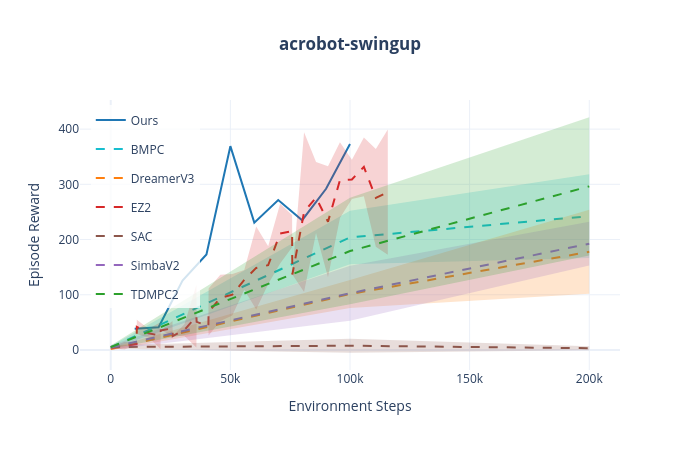
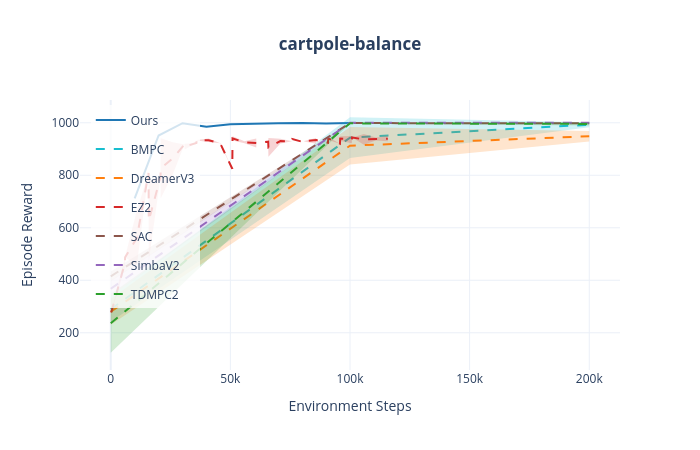
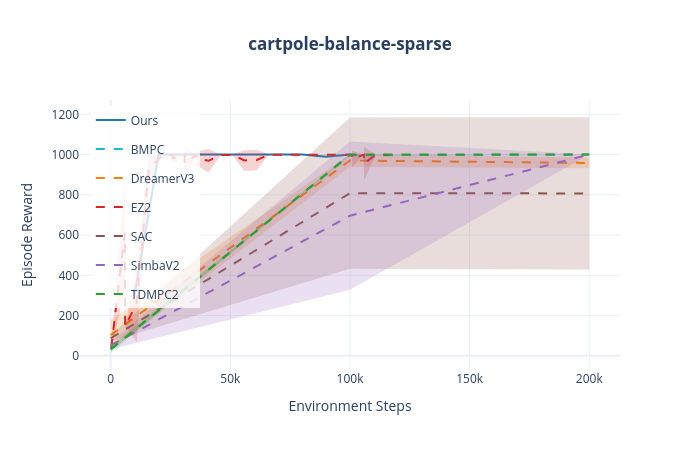
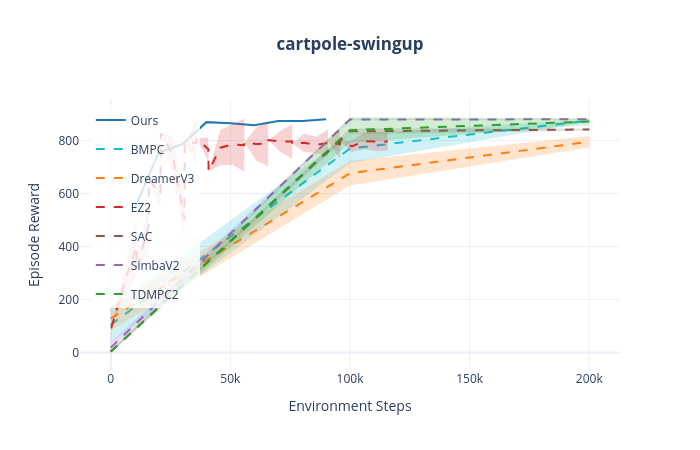

Notebook cell for these charts, in order:
### Code cell
# Show all individual plots
for task, fig in figures.items():
    fig.show()

### Figure 1 — Plotly figure (JSON) as saved in the notebook; plotly's stock layout.template omitted (floating-point values rounded to 4 significant figures)
{"data": [{"fill": "toself", "fillcolor": "rgba(31,119,180,0.2)", "hoverinfo": "skip", "legendgroup": "Ours", "line": {"color": "rgba(0,0,0,0)"}, "showlegend": false, "type": "scatter", "x": [10000, 20000, 30000, 40000, 50000, 60000, 70000, 80000, 90000, 100000, 100000, 90000, 80000, 70000, 60000, 50000, 40000, 30000, 20000, 10000], "y": [38.41, 41.13, 125.6, 173.0, 369.1, 230.7, 271.6, 235.0, 291.9, 373.1, 373.1, 291.9, 235.0, 271.6, 230.7, 369.1, 173.0, 125.6, 41.13, 38.41]}, {"hovertemplate": "Ours<br>Step: %{x:,}<br>Reward: %{y:.1f}<extra></extra>", "legendgroup": "Ours", "line": {"color": "#1f77b4", "width": 2}, "mode": "lines", "name": "Ours", "showlegend": true, "type": "scatter", "x": [10000, 20000, 30000, 40000, 50000, 60000, 70000, 80000, 90000, 100000], "y": [38.41, 41.13, 125.6, 173.0, 369.1, 230.7, 271.6, 235.0, 291.9, 373.1]}, {"fill": "toself", "fillcolor": "rgba(23,190,207,0.2)", "hoverinfo": "skip", "legendgroup": "BMPC", "line": {"color": "rgba(0,0,0,0)"}, "showlegend": false, "type": "scatter", "x": [0, 100000, 200000, 200000, 100000, 0], "y": [7.379, 252.2, 318.1, 166.6, 155.4, 1.884]}, {"hovertemplate": "BMPC<br>Step: %{x:,}<br>Reward: %{y:.1f}<extra></extra>", "legendgroup": "BMPC", "line": {"color": "#17becf", "dash": "dash", "width": 2}, "mode": "lines", "name": "BMPC", "showlegend": true, "type": "scatter", "x": [0, 100000, 200000], "y": [4.631, 203.8, 242.3]}, {"fill": "toself", "fillcolor": "rgba(255,127,14,0.2)", "hoverinfo": "skip", "legendgroup": "DreamerV3", "line": {"color": "rgba(0,0,0,0)"}, "showlegend": false, "type": "scatter", "x": [0, 100000, 200000, 200000, 100000, 0], "y": [3.56, 126.5, 253.8, 101.6, 75.98, -0.6271]}, {"hovertemplate": "DreamerV3<br>Step: %{x:,}<br>Reward: %{y:.1f}<extra></extra>", "legendgroup": "DreamerV3", "line": {"color": "#ff7f0e", "dash": "dash", "width": 2}, "mode": "lines", "name": "DreamerV3", "showlegend": true, "type": "scatter", "x": [0, 100000, 200000], "y": [1.467, 101.3, 177.7]}, {"fill": "toself", "fillcolor": "rgba(214,39,40,0.2)", "hoverinfo": "skip", "legendgroup": "EZ2", "line": {"color": "rgba(0,0,0,0)"}, "showlegend": false, "type": "scatter", "x": [200, 5900, 10800, 10900, 15800, 20800, 20900, 25800, 25900, 30800, 35800, 35900, 40800, 40900, 45800, 50800, 55800, 60800, 65800, 70800, 75800, 75900, 80800, 85800, 90800, 95800, 100800, 105800, 110800, 115800, 115800, 110800, 105800, 100800, 95800, 90800, 85800, 80800, 75900, 75800, 70800, 65800, 60800, 55800, 50800, 45800, 40900, 40800, 35900, 35800, 30800, 25900, 25800, 20900, 20800, 15800, 10900, 10800, 5900, 200], "y": [5.417, 15.04, 10.65, 54.76, 38.23, 49.99, 35.39, 52.35, 25.17, 46.67, 118.2, 50.86, 43.34, 111.2, 136.2, 137.6, 144.9, 223.8, 187.8, 264.9, 244.3, 136.6, 394.5, 340.4, 332.9, 376.3, 344.4, 384.7, 363.9, 399.3, 172.6, 186.8, 278.6, 273.4, 238.8, 131.7, 211.8, 105.2, 136.6, 186.1, 156.8, 119.4, 73.46, 108.9, 62.51, 52.36, 26.3, 43.34, 50.86, 4.606, 25.25, 25.17, 26.07, 35.39, 1.723, 22.37, 28.78, 10.65, 0.802, 2.676]}, {"hovertemplate": "EZ2<br>Step: %{x:,}<br>Reward: %{y:.1f}<extra></extra>", "legendgroup": "EZ2", "line": {"color": "#d62728", "dash": "dash", "width": 2}, "mode": "lines", "name": "EZ2", "showlegend": true, "type": "scatter", "x": [200, 5900, 10800, 10900, 15800, 20800, 20900, 25800, 25900, 30800, 35800, 35900, 40800, 40900, 45800, 50800, 55800, 60800, 65800, 70800, 75800, 75900, 80800, 85800, 90800, 95800, 100800, 105800, 110800, 115800], "y": [4.046, 7.919, 10.65, 41.77, 30.3, 25.86, 35.39, 39.21, 25.17, 35.96, 61.38, 50.86, 43.34, 68.74, 94.29, 100.1, 126.9, 148.6, 153.6, 210.8, 215.2, 136.6, 249.9, 276.1, 232.3, 307.6, 308.9, 331.6, 275.4, 285.9]}, {"fill": "toself", "fillcolor": "rgba(140,86,75,0.2)", "hoverinfo": "skip", "legendgroup": "SAC", "line": {"color": "rgba(0,0,0,0)"}, "showlegend": false, "type": "scatter", "x": [0, 100000, 200000, 200000, 100000, 0], "y": [8.423, 20.45, 6.938, -0.6712, -5.048, 2.244]}, {"hovertemplate": "SAC<br>Step: %{x:,}<br>Reward: %{y:.1f}<extra></extra>", "legendgroup": "SAC", "line": {"color": "#8c564b", "dash": "dash", "width": 2}, "mode": "lines", "name": "SAC", "showlegend": true, "type": "scatter", "x": [0, 100000, 200000], "y": [5.333, 7.7, 3.133]}, {"fill": "toself", "fillcolor": "rgba(148,103,189,0.2)", "hoverinfo": "skip", "legendgroup": "SimbaV2", "line": {"color": "rgba(0,0,0,0)"}, "showlegend": false, "type": "scatter", "x": [0, 100000, 200000, 200000, 100000, 0], "y": [8.399, 152.6, 232.2, 152.9, 52.84, 0.5528]}, {"hovertemplate": "SimbaV2<br>Step: %{x:,}<br>Reward: %{y:.1f}<extra></extra>", "legendgroup": "SimbaV2", "line": {"color": "#9467bd", "dash": "dash", "width": 2}, "mode": "lines", "name": "SimbaV2", "showlegend": true, "type": "scatter", "x": [0, 100000, 200000], "y": [4.476, 102.7, 192.5]}, {"fill": "toself", "fillcolor": "rgba(44,160,44,0.2)", "hoverinfo": "skip", "legendgroup": "TDMPC2", "line": {"color": "rgba(0,0,0,0)"}, "showlegend": false, "type": "scatter", "x": [0, 100000, 200000, 200000, 100000, 0], "y": [8.168, 275.6, 421.5, 171.1, 82.65, 2.232]}, {"hovertemplate": "TDMPC2<br>Step: %{x:,}<br>Reward: %{y:.1f}<extra></extra>", "legendgroup": "TDMPC2", "line": {"color": "#2ca02c", "dash": "dash", "width": 2}, "mode": "lines", "name": "TDMPC2", "showlegend": true, "type": "scatter", "x": [0, 100000, 200000], "y": [5.2, 179.1, 296.3]}], "layout": {"height": 450, "hovermode": "x unified", "legend": {"bgcolor": "rgba(255,255,255,0.8)", "x": 0.02, "y": 0.98}, "title": {"text": "<b>acrobot-swingup</b>", "x": 0.5}, "width": 700, "xaxis": {"title": {"text": "Environment Steps"}}, "yaxis": {"title": {"text": "Episode Reward"}}}}

### Figure 2 — Plotly figure (JSON) as saved in the notebook; plotly's stock layout.template omitted (floating-point values rounded to 4 significant figures)
{"data": [{"fill": "toself", "fillcolor": "rgba(31,119,180,0.2)", "hoverinfo": "skip", "legendgroup": "Ours", "line": {"color": "rgba(0,0,0,0)"}, "showlegend": false, "type": "scatter", "x": [10000, 20000, 30000, 40000, 50000, 60000, 70000, 80000, 90000, 100000, 100000, 90000, 80000, 70000, 60000, 50000, 40000, 30000, 20000, 10000], "y": [712.1, 951.5, 998.3, 985.2, 994.2, 997.1, 998.3, 999.4, 996.9, 999.2, 999.2, 996.9, 999.4, 998.3, 997.1, 994.2, 985.2, 998.3, 951.5, 712.1]}, {"hovertemplate": "Ours<br>Step: %{x:,}<br>Reward: %{y:.1f}<extra></extra>", "legendgroup": "Ours", "line": {"color": "#1f77b4", "width": 2}, "mode": "lines", "name": "Ours", "showlegend": true, "type": "scatter", "x": [10000, 20000, 30000, 40000, 50000, 60000, 70000, 80000, 90000, 100000], "y": [712.1, 951.5, 998.3, 985.2, 994.2, 997.1, 998.3, 999.4, 996.9, 999.2]}, {"fill": "toself", "fillcolor": "rgba(23,190,207,0.2)", "hoverinfo": "skip", "legendgroup": "BMPC", "line": {"color": "rgba(0,0,0,0)"}, "showlegend": false, "type": "scatter", "x": [0, 100000, 200000, 200000, 100000, 0], "y": [337.4, 1021.0, 1002.0, 982.8, 865.4, 241.6]}, {"hovertemplate": "BMPC<br>Step: %{x:,}<br>Reward: %{y:.1f}<extra></extra>", "legendgroup": "BMPC", "line": {"color": "#17becf", "dash": "dash", "width": 2}, "mode": "lines", "name": "BMPC", "showlegend": true, "type": "scatter", "x": [0, 100000, 200000], "y": [289.5, 943.2, 992.5]}, {"fill": "toself", "fillcolor": "rgba(255,127,14,0.2)", "hoverinfo": "skip", "legendgroup": "DreamerV3", "line": {"color": "rgba(0,0,0,0)"}, "showlegend": false, "type": "scatter", "x": [0, 100000, 200000, 200000, 100000, 0], "y": [329.6, 984.1, 968.8, 928.2, 841.1, 230.7]}, {"hovertemplate": "DreamerV3<br>Step: %{x:,}<br>Reward: %{y:.1f}<extra></extra>", "legendgroup": "DreamerV3", "line": {"color": "#ff7f0e", "dash": "dash", "width": 2}, "mode": "lines", "name": "DreamerV3", "showlegend": true, "type": "scatter", "x": [0, 100000, 200000], "y": [280.1, 912.6, 948.5]}, {"fill": "toself", "fillcolor": "rgba(214,39,40,0.2)", "hoverinfo": "skip", "legendgroup": "EZ2", "line": {"color": "rgba(0,0,0,0)"}, "showlegend": false, "type": "scatter", "x": [200, 5900, 6000, 10900, 15800, 15900, 20800, 20900, 25900, 30800, 30900, 35800, 35900, 40900, 45800, 45900, 50800, 50900, 55900, 60800, 60900, 65800, 65900, 70900, 75800, 75900, 80800, 80900, 85800, 85900, 90800, 90900, 95800, 95900, 100800, 100900, 105800, 110800, 115800, 115800, 110800, 105800, 100900, 100800, 95900, 95800, 90900, 90800, 85900, 85800, 80900, 80800, 75900, 75800, 70900, 65900, 65800, 60900, 60800, 55900, 50900, 50800, 45900, 45800, 40900, 35900, 35800, 30900, 30800, 25900, 20900, 20800, 15900, 15800, 10900, 6000, 5900, 200], "y": [281.6, 479.8, 487.7, 664.6, 808.5, 781.2, 793.6, 941.4, 925.9, 916.9, 920.2, 922.8, 934.2, 939.8, 921.7, 922.7, 824.7, 948.9, 929.1, 940.0, 922.4, 928.1, 941.5, 939.3, 929.5, 937.9, 925.8, 930.9, 942.3, 934.1, 923.7, 946.1, 919.9, 948.4, 949.7, 943.9, 957.2, 943.6, 949.4, 929.5, 932.7, 916.0, 943.9, 922.1, 930.9, 919.9, 934.7, 923.7, 934.1, 920.2, 928.4, 925.8, 937.4, 929.5, 921.3, 870.3, 928.1, 922.4, 906.0, 921.6, 932.1, 824.7, 914.9, 921.7, 926.6, 932.7, 922.8, 897.9, 916.9, 802.9, 712.3, 793.6, 473.1, 808.5, 457.1, 487.7, 450.1, 273.2]}, {"hovertemplate": "EZ2<br>Step: %{x:,}<br>Reward: %{y:.1f}<extra></extra>", "legendgroup": "EZ2", "line": {"color": "#d62728", "dash": "dash", "width": 2}, "mode": "lines", "name": "EZ2", "showlegend": true, "type": "scatter", "x": [200, 5900, 6000, 10900, 15800, 15900, 20800, 20900, 25900, 30800, 30900, 35800, 35900, 40900, 45800, 45900, 50800, 50900, 55900, 60800, 60900, 65800, 65900, 70900, 75800, 75900, 80800, 80900, 85800, 85900, 90800, 90900, 95800, 95900, 100800, 100900, 105800, 110800, 115800], "y": [277.4, 464.9, 487.7, 560.9, 808.5, 627.2, 793.6, 826.8, 864.4, 916.9, 909.0, 922.8, 933.4, 933.2, 921.7, 918.8, 824.7, 940.5, 925.4, 923.0, 922.4, 928.1, 905.9, 930.3, 929.5, 937.6, 925.8, 929.6, 931.3, 934.1, 923.7, 940.4, 919.9, 939.6, 935.9, 943.9, 936.6, 938.1, 939.5]}, {"fill": "toself", "fillcolor": "rgba(140,86,75,0.2)", "hoverinfo": "skip", "legendgroup": "SAC", "line": {"color": "rgba(0,0,0,0)"}, "showlegend": false, "type": "scatter", "x": [0, 100000, 200000, 200000, 100000, 0], "y": [433.4, 999.4, 999.4, 996.7, 998.1, 396.4]}, {"hovertemplate": "SAC<br>Step: %{x:,}<br>Reward: %{y:.1f}<extra></extra>", "legendgroup": "SAC", "line": {"color": "#8c564b", "dash": "dash", "width": 2}, "mode": "lines", "name": "SAC", "showlegend": true, "type": "scatter", "x": [0, 100000, 200000], "y": [414.9, 998.7, 998.0]}, {"fill": "toself", "fillcolor": "rgba(148,103,189,0.2)", "hoverinfo": "skip", "legendgroup": "SimbaV2", "line": {"color": "rgba(0,0,0,0)"}, "showlegend": false, "type": "scatter", "x": [0, 100000, 200000, 200000, 100000, 0], "y": [397.7, 999.9, 999.8, 999.7, 999.8, 338.0]}, {"hovertemplate": "SimbaV2<br>Step: %{x:,}<br>Reward: %{y:.1f}<extra></extra>", "legendgroup": "SimbaV2", "line": {"color": "#9467bd", "dash": "dash", "width": 2}, "mode": "lines", "name": "SimbaV2", "showlegend": true, "type": "scatter", "x": [0, 100000, 200000], "y": [367.8, 999.8, 999.7]}, {"fill": "toself", "fillcolor": "rgba(44,160,44,0.2)", "hoverinfo": "skip", "legendgroup": "TDMPC2", "line": {"color": "rgba(0,0,0,0)"}, "showlegend": false, "type": "scatter", "x": [0, 100000, 200000, 200000, 100000, 0], "y": [348.1, 998.6, 1002.0, 989.5, 997.0, 123.9]}, {"hovertemplate": "TDMPC2<br>Step: %{x:,}<br>Reward: %{y:.1f}<extra></extra>", "legendgroup": "TDMPC2", "line": {"color": "#2ca02c", "dash": "dash", "width": 2}, "mode": "lines", "name": "TDMPC2", "showlegend": true, "type": "scatter", "x": [0, 100000, 200000], "y": [236.0, 997.8, 995.6]}], "layout": {"height": 450, "hovermode": "x unified", "legend": {"bgcolor": "rgba(255,255,255,0.8)", "x": 0.02, "y": 0.98}, "title": {"text": "<b>cartpole-balance</b>", "x": 0.5}, "width": 700, "xaxis": {"title": {"text": "Environment Steps"}}, "yaxis": {"title": {"text": "Episode Reward"}}}}

### Figure 3 — Plotly figure (JSON) as saved in the notebook; plotly's stock layout.template omitted (floating-point values rounded to 4 significant figures)
{"data": [{"fill": "toself", "fillcolor": "rgba(31,119,180,0.2)", "hoverinfo": "skip", "legendgroup": "Ours", "line": {"color": "rgba(0,0,0,0)"}, "showlegend": false, "type": "scatter", "x": [10000, 20000, 30000, 40000, 50000, 60000, 70000, 80000, 90000, 100000, 100000, 90000, 80000, 70000, 60000, 50000, 40000, 30000, 20000, 10000], "y": [307.2, 1000.0, 1000.0, 1000.0, 1000.0, 1000.0, 1000.0, 1000.0, 989.2, 1000.0, 1000.0, 989.2, 1000.0, 1000.0, 1000.0, 1000.0, 1000.0, 1000.0, 1000.0, 307.2]}, {"hovertemplate": "Ours<br>Step: %{x:,}<br>Reward: %{y:.1f}<extra></extra>", "legendgroup": "Ours", "line": {"color": "#1f77b4", "width": 2}, "mode": "lines", "name": "Ours", "showlegend": true, "type": "scatter", "x": [10000, 20000, 30000, 40000, 50000, 60000, 70000, 80000, 90000, 100000], "y": [307.2, 1000.0, 1000.0, 1000.0, 1000.0, 1000.0, 1000.0, 1000.0, 989.2, 1000.0]}, {"fill": "toself", "fillcolor": "rgba(23,190,207,0.2)", "hoverinfo": "skip", "legendgroup": "BMPC", "line": {"color": "rgba(0,0,0,0)"}, "showlegend": false, "type": "scatter", "x": [0, 100000, 200000, 200000, 100000, 0], "y": [40.07, 1002.0, 1000.0, 1000.0, 990.6, 23.77]}, {"hovertemplate": "BMPC<br>Step: %{x:,}<br>Reward: %{y:.1f}<extra></extra>", "legendgroup": "BMPC", "line": {"color": "#17becf", "dash": "dash", "width": 2}, "mode": "lines", "name": "BMPC", "showlegend": true, "type": "scatter", "x": [0, 100000, 200000], "y": [31.92, 996.5, 1000.0]}, {"fill": "toself", "fillcolor": "rgba(255,127,14,0.2)", "hoverinfo": "skip", "legendgroup": "DreamerV3", "line": {"color": "rgba(0,0,0,0)"}, "showlegend": false, "type": "scatter", "x": [0, 100000, 200000, 200000, 100000, 0], "y": [178.0, 1002.0, 983.9, 932.3, 939.3, 29.02]}, {"hovertemplate": "DreamerV3<br>Step: %{x:,}<br>Reward: %{y:.1f}<extra></extra>", "legendgroup": "DreamerV3", "line": {"color": "#ff7f0e", "dash": "dash", "width": 2}, "mode": "lines", "name": "DreamerV3", "showlegend": true, "type": "scatter", "x": [0, 100000, 200000], "y": [103.5, 970.6, 958.1]}, {"fill": "toself", "fillcolor": "rgba(214,39,40,0.2)", "hoverinfo": "skip", "legendgroup": "EZ2", "line": {"color": "rgba(0,0,0,0)"}, "showlegend": false, "type": "scatter", "x": [200, 5900, 6000, 10900, 15900, 20900, 25800, 25900, 30800, 30900, 35800, 35900, 40900, 45900, 50900, 55900, 60900, 65900, 70900, 75900, 80900, 85900, 86000, 90900, 95900, 100800, 100900, 105800, 105900, 110800, 110900, 115800, 115900, 115900, 115800, 110900, 110800, 105900, 105800, 100900, 100800, 95900, 90900, 86000, 85900, 80900, 75900, 70900, 65900, 60900, 55900, 50900, 45900, 40900, 35900, 35800, 30900, 30800, 25900, 25800, 20900, 15900, 10900, 6000, 5900, 200], "y": [48.26, 891.9, 144.8, 460.4, 998.7, 1008.0, 998.2, 1012.0, 1000.0, 1037.0, 998.3, 1016.0, 1027.0, 1002.0, 1001.0, 1023.0, 1024.0, 1001.0, 1000.0, 1000.0, 1001.0, 1000.0, 1000.0, 1000.0, 1001.0, 998.5, 1021.0, 999.4, 1039.0, 1000.0, 1000.0, 999.4, 999.8, 999.8, 996.6, 999.6, 1000.0, 872.9, 999.4, 936.7, 998.5, 995.5, 998.7, 1000.0, 998.7, 998.2, 997.0, 996.9, 996.5, 920.5, 918.8, 994.9, 995.1, 910.5, 945.3, 998.3, 871.2, 1000.0, 951.9, 998.2, 969.9, 858.4, 68.04, 144.8, 326.3, 31.27]}, {"hovertemplate": "EZ2<br>Step: %{x:,}<br>Reward: %{y:.1f}<extra></extra>", "legendgroup": "EZ2", "line": {"color": "#d62728", "dash": "dash", "width": 2}, "mode": "lines", "name": "EZ2", "showlegend": true, "type": "scatter", "x": [200, 5900, 6000, 10900, 15900, 20900, 25800, 25900, 30800, 30900, 35800, 35900, 40900, 45900, 50900, 55900, 60900, 65900, 70900, 75900, 80900, 85900, 86000, 90900, 95900, 100800, 100900, 105800, 105900, 110800, 110900, 115800, 115900], "y": [39.77, 609.1, 144.8, 264.2, 928.5, 988.9, 998.2, 982.0, 1000.0, 954.1, 998.3, 980.5, 969.0, 998.3, 997.8, 971.0, 972.1, 998.8, 998.5, 998.7, 999.4, 999.5, 1000.0, 999.5, 998.5, 998.5, 978.6, 999.4, 956.0, 1000.0, 999.9, 998.0, 999.8]}, {"fill": "toself", "fillcolor": "rgba(140,86,75,0.2)", "hoverinfo": "skip", "legendgroup": "SAC", "line": {"color": "rgba(0,0,0,0)"}, "showlegend": false, "type": "scatter", "x": [0, 100000, 200000, 200000, 100000, 0], "y": [102.3, 1184.0, 1185.0, 428.3, 432.5, 72.21]}, {"hovertemplate": "SAC<br>Step: %{x:,}<br>Reward: %{y:.1f}<extra></extra>", "legendgroup": "SAC", "line": {"color": "#8c564b", "dash": "dash", "width": 2}, "mode": "lines", "name": "SAC", "showlegend": true, "type": "scatter", "x": [0, 100000, 200000], "y": [87.23, 808.3, 806.9]}, {"fill": "toself", "fillcolor": "rgba(148,103,189,0.2)", "hoverinfo": "skip", "legendgroup": "SimbaV2", "line": {"color": "rgba(0,0,0,0)"}, "showlegend": false, "type": "scatter", "x": [0, 100000, 200000, 200000, 100000, 0], "y": [69.84, 1064.0, 1000.0, 1000.0, 328.3, 33.0]}, {"hovertemplate": "SimbaV2<br>Step: %{x:,}<br>Reward: %{y:.1f}<extra></extra>", "legendgroup": "SimbaV2", "line": {"color": "#9467bd", "dash": "dash", "width": 2}, "mode": "lines", "name": "SimbaV2", "showlegend": true, "type": "scatter", "x": [0, 100000, 200000], "y": [51.42, 696.4, 1000.0]}, {"fill": "toself", "fillcolor": "rgba(44,160,44,0.2)", "hoverinfo": "skip", "legendgroup": "TDMPC2", "line": {"color": "rgba(0,0,0,0)"}, "showlegend": false, "type": "scatter", "x": [0, 100000, 200000, 200000, 100000, 0], "y": [49.68, 1000.0, 1000.0, 1000.0, 1000.0, 15.25]}, {"hovertemplate": "TDMPC2<br>Step: %{x:,}<br>Reward: %{y:.1f}<extra></extra>", "legendgroup": "TDMPC2", "line": {"color": "#2ca02c", "dash": "dash", "width": 2}, "mode": "lines", "name": "TDMPC2", "showlegend": true, "type": "scatter", "x": [0, 100000, 200000], "y": [32.47, 1000.0, 1000.0]}], "layout": {"height": 450, "hovermode": "x unified", "legend": {"bgcolor": "rgba(255,255,255,0.8)", "x": 0.02, "y": 0.98}, "title": {"text": "<b>cartpole-balance-sparse</b>", "x": 0.5}, "width": 700, "xaxis": {"title": {"text": "Environment Steps"}}, "yaxis": {"title": {"text": "Episode Reward"}}}}

### Figure 4 — Plotly figure (JSON) as saved in the notebook; plotly's stock layout.template omitted (floating-point values rounded to 4 significant figures)
{"data": [{"fill": "toself", "fillcolor": "rgba(31,119,180,0.2)", "hoverinfo": "skip", "legendgroup": "Ours", "line": {"color": "rgba(0,0,0,0)"}, "showlegend": false, "type": "scatter", "x": [10000, 20000, 30000, 40000, 50000, 60000, 70000, 80000, 90000, 90000, 80000, 70000, 60000, 50000, 40000, 30000, 20000, 10000], "y": [544.3, 754.3, 786.7, 869.7, 865.9, 857.8, 873.9, 874.2, 880.6, 880.6, 874.2, 873.9, 857.8, 865.9, 869.7, 786.7, 754.3, 544.3]}, {"hovertemplate": "Ours<br>Step: %{x:,}<br>Reward: %{y:.1f}<extra></extra>", "legendgroup": "Ours", "line": {"color": "#1f77b4", "width": 2}, "mode": "lines", "name": "Ours", "showlegend": true, "type": "scatter", "x": [10000, 20000, 30000, 40000, 50000, 60000, 70000, 80000, 90000], "y": [544.3, 754.3, 786.7, 869.7, 865.9, 857.8, 873.9, 874.2, 880.6]}, {"fill": "toself", "fillcolor": "rgba(23,190,207,0.2)", "hoverinfo": "skip", "legendgroup": "BMPC", "line": {"color": "rgba(0,0,0,0)"}, "showlegend": false, "type": "scatter", "x": [0, 100000, 200000, 200000, 100000, 0], "y": [172.9, 824.6, 878.4, 872.5, 715.5, 35.92]}, {"hovertemplate": "BMPC<br>Step: %{x:,}<br>Reward: %{y:.1f}<extra></extra>", "legendgroup": "BMPC", "line": {"color": "#17becf", "dash": "dash", "width": 2}, "mode": "lines", "name": "BMPC", "showlegend": true, "type": "scatter", "x": [0, 100000, 200000], "y": [104.4, 770.1, 875.5]}, {"fill": "toself", "fillcolor": "rgba(255,127,14,0.2)", "hoverinfo": "skip", "legendgroup": "DreamerV3", "line": {"color": "rgba(0,0,0,0)"}, "showlegend": false, "type": "scatter", "x": [0, 100000, 200000, 200000, 100000, 0], "y": [174.4, 722.8, 817.6, 773.5, 630.6, 82.49]}, {"hovertemplate": "DreamerV3<br>Step: %{x:,}<br>Reward: %{y:.1f}<extra></extra>", "legendgroup": "DreamerV3", "line": {"color": "#ff7f0e", "dash": "dash", "width": 2}, "mode": "lines", "name": "DreamerV3", "showlegend": true, "type": "scatter", "x": [0, 100000, 200000], "y": [128.4, 676.7, 795.6]}, {"fill": "toself", "fillcolor": "rgba(214,39,40,0.2)", "hoverinfo": "skip", "legendgroup": "EZ2", "line": {"color": "rgba(0,0,0,0)"}, "showlegend": false, "type": "scatter", "x": [200, 300, 5900, 10800, 10900, 15800, 15900, 20800, 20900, 25800, 30800, 30900, 35800, 35900, 40800, 40900, 45800, 50800, 55800, 55900, 60800, 65800, 65900, 70800, 75800, 75900, 80800, 85800, 90800, 90900, 95800, 95900, 100800, 105800, 110800, 115800, 115800, 110800, 105800, 100800, 95900, 95800, 90900, 90800, 85800, 80800, 75900, 75800, 70800, 65900, 65800, 60800, 55900, 55800, 50800, 45800, 40900, 40800, 35900, 35800, 30900, 30800, 25800, 20900, 20800, 15900, 15800, 10900, 10800, 5900, 300, 200], "y": [119.4, 95.06, 316.7, 513.4, 318.7, 572.1, 652.7, 653.4, 827.9, 815.6, 583.2, 792.6, 877.4, 807.7, 812.9, 684.4, 839.9, 861.0, 882.2, 792.7, 849.9, 874.3, 801.8, 836.1, 862.5, 786.8, 826.8, 814.6, 841.2, 795.7, 841.1, 797.2, 799.3, 828.6, 832.4, 830.0, 762.3, 761.0, 767.0, 756.8, 797.2, 730.8, 795.7, 742.0, 752.4, 757.2, 786.8, 731.1, 757.7, 801.8, 701.9, 724.9, 792.7, 683.1, 709.1, 706.5, 684.4, 722.3, 807.7, 706.9, 792.6, 423.5, 682.1, 827.9, 544.9, 652.7, 379.2, 318.7, 288.9, 218.5, 95.06, 71.85]}, {"hovertemplate": "EZ2<br>Step: %{x:,}<br>Reward: %{y:.1f}<extra></extra>", "legendgroup": "EZ2", "line": {"color": "#d62728", "dash": "dash", "width": 2}, "mode": "lines", "name": "EZ2", "showlegend": true, "type": "scatter", "x": [200, 300, 5900, 10800, 10900, 15800, 15900, 20800, 20900, 25800, 30800, 30900, 35800, 35900, 40800, 40900, 45800, 50800, 55800, 55900, 60800, 65800, 65900, 70800, 75800, 75900, 80800, 85800, 90800, 90900, 95800, 95900, 100800, 105800, 110800, 115800], "y": [95.64, 95.06, 267.6, 401.2, 318.7, 475.6, 652.7, 599.1, 827.9, 748.9, 503.3, 792.6, 792.1, 807.7, 767.6, 684.4, 773.2, 785.0, 782.6, 792.7, 787.4, 788.1, 801.8, 796.9, 796.8, 786.8, 792.0, 783.5, 791.6, 795.7, 786.0, 797.2, 778.1, 797.8, 796.7, 796.2]}, {"fill": "toself", "fillcolor": "rgba(140,86,75,0.2)", "hoverinfo": "skip", "legendgroup": "SAC", "line": {"color": "rgba(0,0,0,0)"}, "showlegend": false, "type": "scatter", "x": [0, 100000, 200000, 200000, 100000, 0], "y": [6.16, 845.7, 845.9, 838.1, 824.2, 0.5733]}, {"hovertemplate": "SAC<br>Step: %{x:,}<br>Reward: %{y:.1f}<extra></extra>", "legendgroup": "SAC", "line": {"color": "#8c564b", "dash": "dash", "width": 2}, "mode": "lines", "name": "SAC", "showlegend": true, "type": "scatter", "x": [0, 100000, 200000], "y": [3.367, 835.0, 842.0]}, {"fill": "toself", "fillcolor": "rgba(148,103,189,0.2)", "hoverinfo": "skip", "legendgroup": "SimbaV2", "line": {"color": "rgba(0,0,0,0)"}, "showlegend": false, "type": "scatter", "x": [0, 100000, 200000, 200000, 100000, 0], "y": [37.62, 882.1, 881.2, 879.6, 877.3, -1.217]}, {"hovertemplate": "SimbaV2<br>Step: %{x:,}<br>Reward: %{y:.1f}<extra></extra>", "legendgroup": "SimbaV2", "line": {"color": "#9467bd", "dash": "dash", "width": 2}, "mode": "lines", "name": "SimbaV2", "showlegend": true, "type": "scatter", "x": [0, 100000, 200000], "y": [18.2, 879.7, 880.4]}, {"fill": "toself", "fillcolor": "rgba(44,160,44,0.2)", "hoverinfo": "skip", "legendgroup": "TDMPC2", "line": {"color": "rgba(0,0,0,0)"}, "showlegend": false, "type": "scatter", "x": [0, 100000, 200000, 200000, 100000, 0], "y": [4.779, 888.2, 884.5, 859.3, 790.6, 0.754]}, {"hovertemplate": "TDMPC2<br>Step: %{x:,}<br>Reward: %{y:.1f}<extra></extra>", "legendgroup": "TDMPC2", "line": {"color": "#2ca02c", "dash": "dash", "width": 2}, "mode": "lines", "name": "TDMPC2", "showlegend": true, "type": "scatter", "x": [0, 100000, 200000], "y": [2.767, 839.4, 871.9]}], "layout": {"height": 450, "hovermode": "x unified", "legend": {"bgcolor": "rgba(255,255,255,0.8)", "x": 0.02, "y": 0.98}, "title": {"text": "<b>cartpole-swingup</b>", "x": 0.5}, "width": 700, "xaxis": {"title": {"text": "Environment Steps"}}, "yaxis": {"title": {"text": "Episode Reward"}}}}
